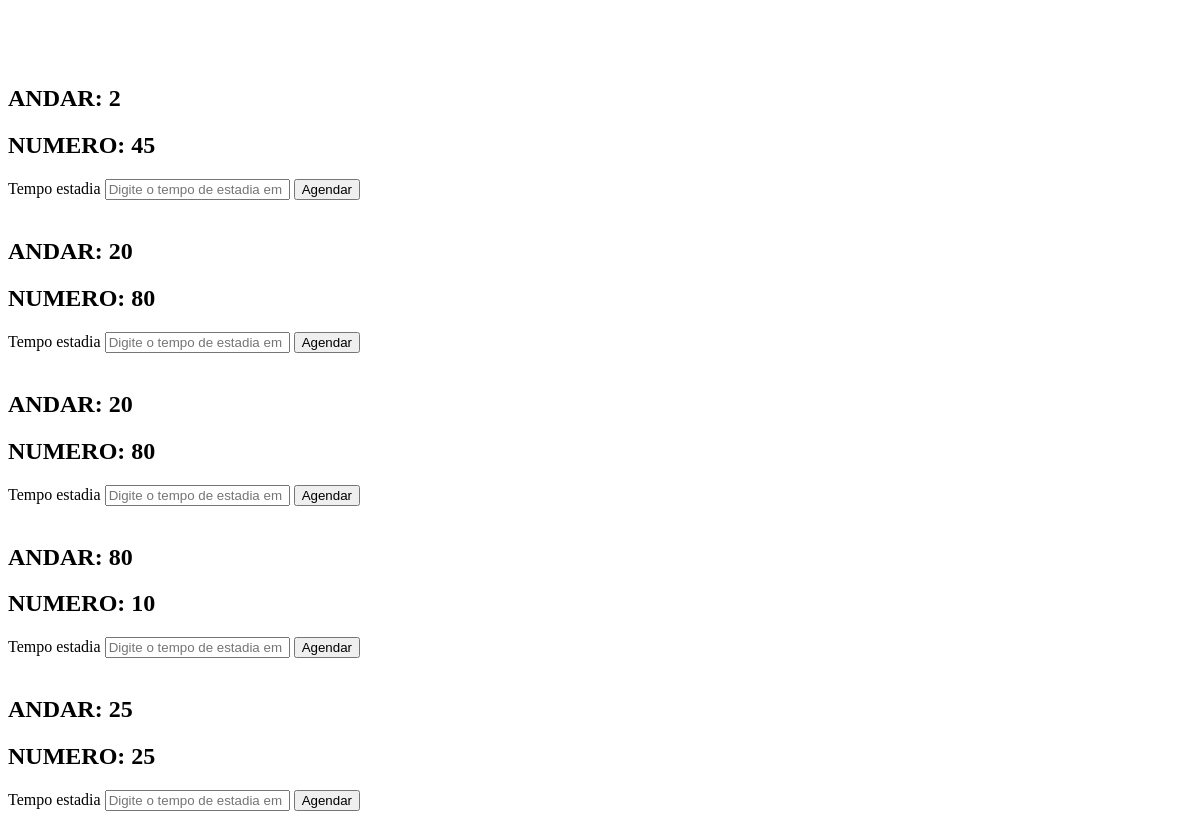
Before: /hotel_reserva/10 with the older database file.
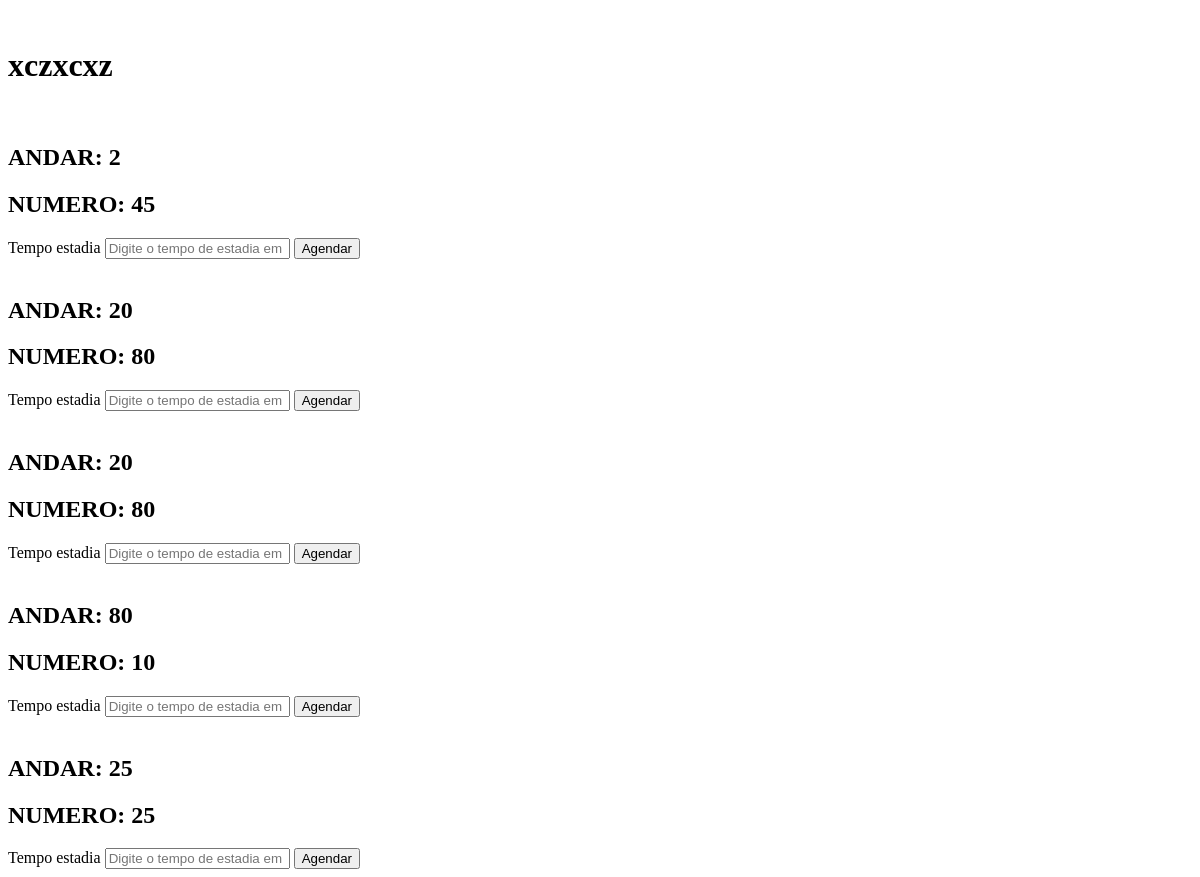
After: the same page with the newer database file.
### tables this page shows
CREATE TABLE hoteis
(
    id_hotel INTEGER PRIMARY KEY AUTOINCREMENT,
    nome TEXT,
    cidade TEXT,
    bairro TEXT,
    rua TEXT,
    numero INTEGER,
    cnpj INTEGER,
    email TEXT,
    senha TEXT,
    foto TEXT

, background text, chave_pix text);

### routes/route_hotel.py (the view)
@hotel_bp.route('/hotel_reserva/<int:id_hotel>', methods=['GET', 'POST'])
def hotel_reserva(id_hotel):
    hotel_model = HotelModel(id_hotel=id_hotel)
    hotel = hotel_model.buscar_por_hotel()
    quarto_model = QuartoModel(id_hotel=id_hotel)
    quartos = quarto_model.buscar_todos_quartos()
    return render_template('empresa/hotel_reserva.html', hotel=hotel, quartos=quartos)

### models/connect.py (called while the page is built)
    def connect(self):
        self.conn = sqlite3.connect(self.db_name)
        self.conn.row_factory = sqlite3.Row  # Para retornar dicionários
        self.cursor = self.conn.cursor()

    def execute(self, query, params=None):
        if self.conn is None:
            self.connect()
        if params:
            self.cursor.execute(query, params)
        else:
            self.cursor.execute(query)
        return self.cursor

    def fetchall(self):
        return self.cursor.fetchall()

    def fetchone(self):
        return self.cursor.fetchone()

    def close(self):
        if self.conn:
            self.conn.close()
            self.conn = None
            self.cursor = None

### models/hotel_model.py (called while the page is built)
    def buscar_por_hotel(self):
        db = Database()
        db.connect()
        sql = "SELECT * FROM hoteis WHERE id_hotel=?"
        db.execute(sql, (self.id_hotel,))
        hotel = db.fetchone()
        db.close()
        return hotel

### models/quarto_model.py (called while the page is built)
    def buscar_todos_quartos(self):
        db = Database()
        db.connect()
        sql = "SELECT * FROM quartos"
        db.execute(sql)
        quartos = db.fetchall()
        db.close()
        return quartos

### templates/empresa/hotel_reserva.html (shortened to what this page needs)
<!DOCTYPE html>
<html lang="en">
<head>
</head>
<body>
    <h1>{{ hotel.nome }}</h1>
    {% for quarto in quartos %}
    <h2>ANDAR: {{ quarto.andar }}</h2>
    <h2>NUMERO: {{ quarto.numero_quarto }}</h2>
    <form action="/reservas" method="post">
        <label for="estadia">Tempo estadia</label>
        <input type="text" name="tempo_estadia" placeholder="Digite o tempo de estadia em dias" required>
        <button type="submit">Agendar</button>
    </form>
    {% endfor %}
</body>
</html>

Changed rows visible on the page:
added hoteis: nome "xczxcxz"
